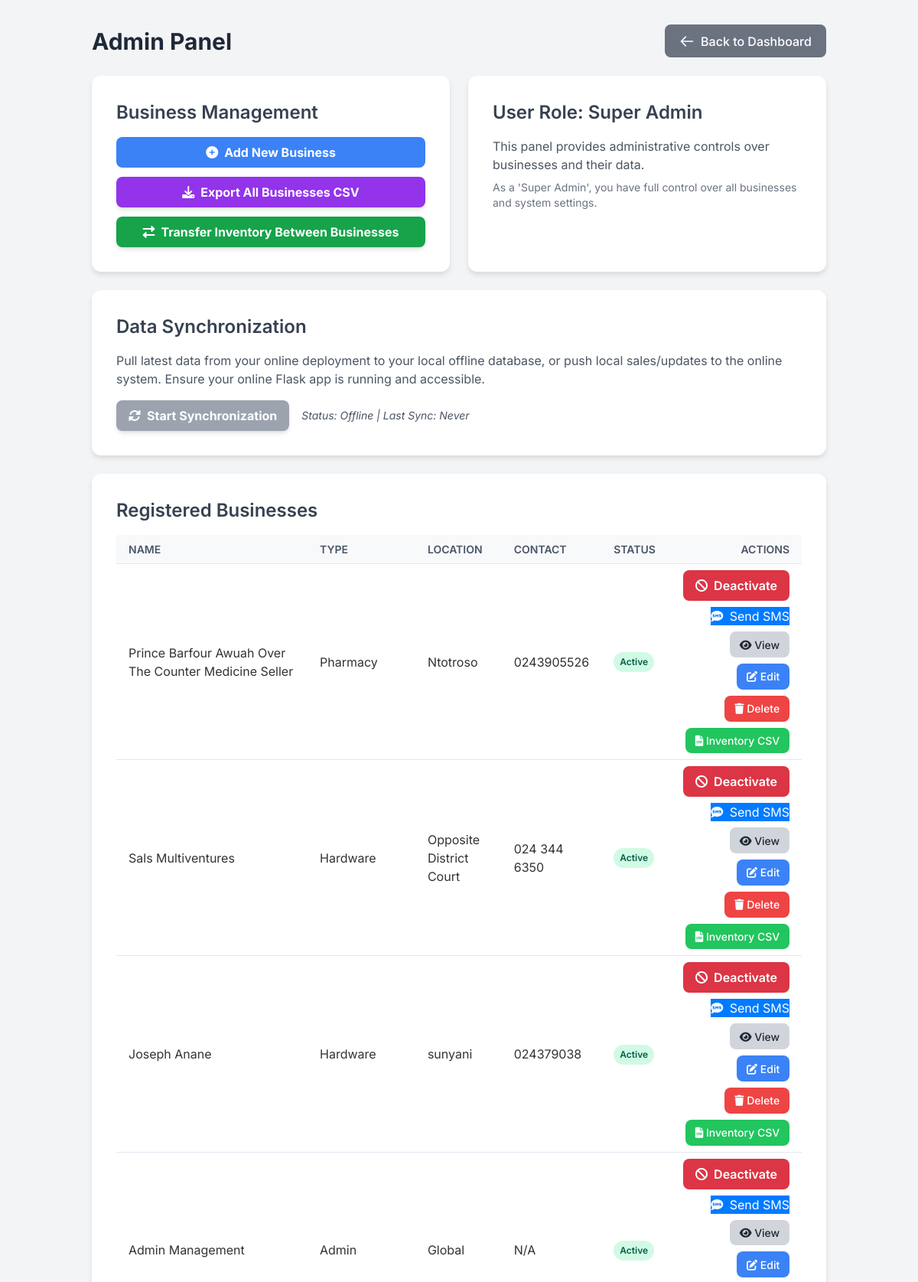
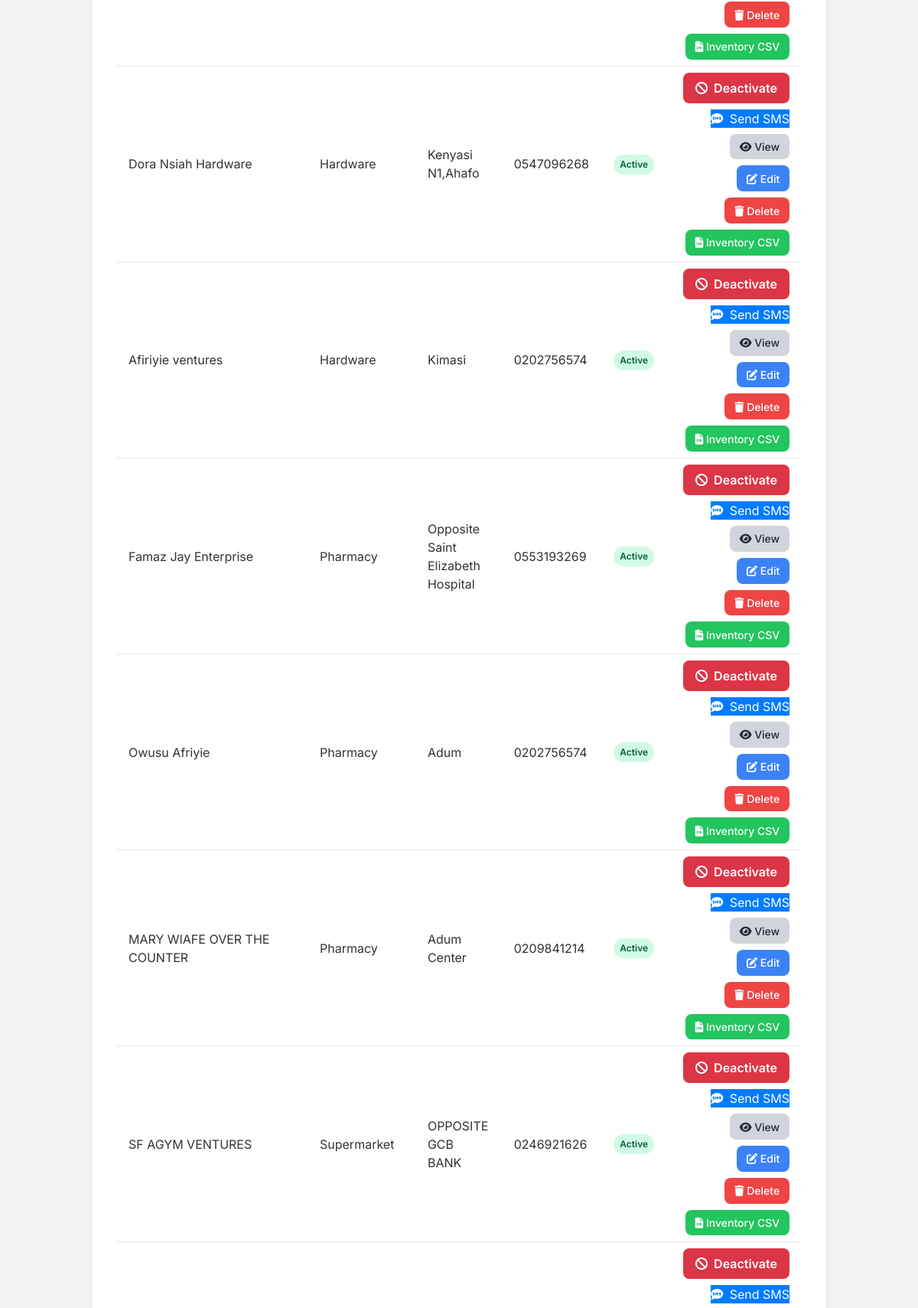
The page /super_admin_dashboard (signed in, upper part) on the database its author committed (2 pictures, top to bottom).
### models.py (models this page shows, shortened)
class Business(db.Model):
    __tablename__ = 'businesses'
    id = db.Column(db.String(36), primary_key=True, default=lambda: str(uuid.uuid4()))
    name = db.Column(db.String(100), unique=True, nullable=False)
    type = db.Column(db.String(50), nullable=False)
    address = db.Column(db.String(200), nullable=True)
    location = db.Column(db.String(100), nullable=True)
    contact = db.Column(db.String(50), nullable=True)
    email = db.Column(db.String(120), nullable=True)
    is_active = db.Column(db.Boolean, default=True)
    last_synced_at = db.Column(db.DateTime, default=datetime.utcnow)
    remote_id = db.Column(db.String(36), nullable=True, unique=True)
    users = db.relationship('User', back_populates='business', lazy=True)
    inventory_items = db.relationship('InventoryItem', back_populates='business', lazy=True)
    sales_records = db.relationship('SalesRecord', back_populates='business', lazy=True)
    rental_records = db.relationship('RentalRecord', back_populates='business', lazy=True)
    creditors = db.relationship('Creditor', back_populates='business', lazy=True)
    debtors = db.relationship('Debtor', back_populates='business', lazy=True)
    hirable_items = db.relationship('HirableItem', back_populates='business', lazy=True)
    future_orders = db.relationship('FutureOrder', back_populates='business', lazy=True)
    company_transactions = db.relationship('CompanyTransaction', back_populates='business', lazy=True)

### app.py (the view)
    @app.route('/super_admin_dashboard')
    @login_required
    @roles_required('super_admin')
    def super_admin_dashboard():
        all_businesses = Business.query.all()
        all_users = User.query.all()
        return render_template('super_admin_dashboard.html',
                            businesses=all_businesses, # Ensure this is passed
                            users=all_users,           # Ensure this is passed
                            user_role=session.get('role'),
                            current_year=datetime.now().year)

### templates/super_admin_dashboard.html (shortened to what this page needs)
<!DOCTYPE html>
<html lang="en">
<head>
    <script src="https://cdn.tailwindcss.com"></script>
    <link href="https://cdnjs.cloudflare.com/ajax/libs/font-awesome/6.0.0-beta3/css/all.min.css" rel="stylesheet">
</head>
<body class="bg-gray-100 min-h-screen">
    <div class="container py-8">
        <div class="flex justify-between items-center mb-6">
            <h1 class="text-3xl font-bold text-gray-800">Admin Panel</h1>
            <a href="{{ url_for('dashboard') }}" class="btn btn-secondary flex items-center">
                <svg class="w-5 h-5 mr-2" fill="none" stroke="currentColor" viewBox="0 0 24 24" xmlns="http://www.w3.org/2000/svg"><path stroke-linecap="round" stroke-linejoin="round" stroke-width="2" d="M10 19l-7-7m0 0l7-7m-7 7h18"></path></svg>
                Back to Dashboard
            </a>
        </div>
        <div class="grid grid-cols-1 md:grid-cols-2 gap-6 mb-6">
            <div class="card">
                <h2 class="text-2xl font-semibold mb-4 text-gray-700">Business Management</h2>
                <div class="space-y-3">
                    <a href="{{ url_for('add_business') }}" class="block w-full bg-blue-500 hover:bg-blue-600 text-white font-bold py-2 px-4 rounded-lg text-center transition duration-200 flex items-center justify-center">
                        <i class="fas fa-plus-circle mr-2"></i> Add New Business
                    </a>
                    <a href="{{ url_for('download_businesses_csv') }}" class="block w-full bg-purple-600 hover:bg-purple-700 text-white font-bold py-2 px-4 rounded-lg shadow-md transition duration-200 flex items-center justify-center">
                        <i class="fas fa-download mr-2"></i> Export All Businesses CSV
                    </a>
                    <a href="{{ url_for('transfer_inventory') }}" class="block w-full bg-green-600 hover:bg-green-700 text-white font-bold py-2 px-4 rounded-lg shadow-md transition duration-200 flex items-center justify-center">
                        <i class="fas fa-exchange-alt mr-2"></i> Transfer Inventory Between Businesses
                    </a>
                </div>
            </div>
            <div class="card">
                <h2 class="text-2xl font-semibold mb-4 text-gray-700">User Role: {{ user_role.replace('_', ' ').title() }}</h2>
                <p class="text-gray-600">This panel provides administrative controls over businesses and their data.</p>
                {% if user_role == 'admin' %}
                <p class="text-sm text-gray-500 mt-2">As an 'Admin', you have full control over your assigned business and limited access to super admin features.</p>
                {% else %}
                <p class="text-sm text-gray-500 mt-2">As a 'Super Admin', you have full control over all businesses and system settings.</p>
                {% endif %}
            </div>
            <div class="card md:col-span-2">
                <h2 class="text-2xl font-semibold mb-4 text-gray-700">Data Synchronization</h2>
                <p class="text-gray-600 mb-4">Pull latest data from your online deployment to your local offline database, or push local sales/updates to the online system. Ensure your online Flask app is running and accessible.</p>
                <form action="{{ url_for('sync_businesses') }}" method="POST" id="syncForm" class="flex flex-wrap items-center gap-4">
                    <button type="submit" id="syncButton" class="bg-blue-600 hover:bg-blue-700 text-white font-bold py-2 px-4 rounded-lg shadow-md transition duration-300 ease-in-out flex items-center justify-center">
                        <i class="fas fa-sync-alt mr-2"></i> Start Synchronization
                    </button>
                    <span id="syncStatus" class="text-gray-600 text-sm italic">Status: Offline | Last Sync: Never</span>
                </form>
            </div>
        </div>
        <div class="card table-container">
            <h2 class="text-2xl font-semibold mb-4 text-gray-700">Registered Businesses</h2>
            {% if businesses %}
            <table>
                <thead>
                    <tr>
                        <th class="py-2 px-4 border-b">Name</th>
                        <th class="py-2 px-4 border-b">Type</th>
                        <th class="py-2 px-4 border-b">Location</th>
                        <th class="py-2 px-4 border-b">Contact</th>
                        <th class="py-2 px-4 border-b">Status</th>
                        <th class="py-2 px-4 border-b text-right">Actions</th>
                    </tr>
                </thead>
                <tbody>
                    {% for business in businesses %}
                    <tr>
                        <td class="py-2 px-4 border-b">{{ business.name }}</td>
                        <td class="py-2 px-4 border-b">{{ business.type }}</td>
                        <td class="py-2 px-4 border-b">{{ business.location }}</td>
                        <td class="py-2 px-4 border-b">{{ business.contact }}</td>
                        <td class="py-2 px-4 border-b">
                            <span class="status-badge {% if business.is_active %}status-active{% else %}status-inactive{% endif %}">
                                {{ "Active" if business.is_active else "Inactive" }}
                            </span>
                        </td>
                        <td class="py-2 px-4 border-b text-right">
                            <div class="action-buttons">
                                <form action="{{ url_for('toggle_business_active', business_id=business.id) }}" method="POST" class="inline-block" onsubmit="return confirm('Are you sure you want to {{ 'deactivate' if business.is_active else 'activate' }} this business?');">
                                    <button type="submit" class="btn-toggle {% if business.is_active %}btn-deactivate{% else %}btn-activate{% endif %}">
                                        <i class="fas {% if business.is_active %}fa-ban{% else %}fa-check-circle{% endif %} mr-1"></i>
                                        {{ "Deactivate" if business.is_active else "Activate" }}
                                    </button>
                                </form>
                                <form action="{{ url_for('send_payment_due_sms', business_id=business.id) }}" method="POST" class="inline-block" onsubmit="return confirm('Send a payment due SMS to {{ business.name }}?');">
                                    <button type="submit" class="btn-sms">
                                        <i class="fas fa-sms mr-1"></i> Send SMS
                                    </button>
                                </form>
                                <a href="{{ url_for('view_business_details', business_id=business.id) }}" class="bg-gray-300 hover:bg-gray-400 text-gray-800 btn">
                                    <i class="fas fa-eye"></i> View
                                </a>
                                <a href="{{ url_for('edit_business', business_id=business.id) }}" class="bg-blue-500 hover:bg-blue-600 text-white btn">
                                    <i class="fas fa-edit"></i> Edit
                                </a>
                                <form action="{{ url_for('delete_business', business_id=business.id) }}" method="POST" class="inline-block" onsubmit="return confirm('Are you sure you want to delete {{ business.name }} and ALL its associated data? This action cannot be undone.');">
                                    <button type="submit" class="bg-red-500 hover:bg-red-600 text-white btn">
                                        <i class="fas fa-trash"></i> Delete
                                    </button>
                                </form>
                                <a href="{{ url_for('download_inventory_csv', business_id=business.id) }}" class="bg-green-500 hover:bg-green-600 text-white btn">
                                    <i class="fas fa-file-csv"></i> Inventory CSV
                                </a>
                            </div>
                        </td>
                    </tr>
                    {% endfor %}
                </tbody>
            </table>
            {% else %}
            <p class="text-gray-600">No businesses registered yet. Add a new business to get started.</p>
            {% endif %}
        </div>
    </div>
</body>
</html>

### templates/super_admin_dashboard.html (style rules this page uses)
body { font-family: 'Inter', sans-serif; background-color: #f4f7f6; color: #333; }
.container { max-width: 1000px; margin: 0 auto; padding: 2rem; }
.card { background-color: #ffffff; border-radius: 0.75rem; box-shadow: 0 4px 6px rgba(0, 0, 0, 0.1); padding: 2rem; }
.btn { padding: 0.6rem 1.2rem; border-radius: 0.5rem; font-weight: 500; transition: all 0.2s ease-in-out; }
.btn-secondary { background-color: #6B7280; color: white; }
.table-container { overflow-x: auto; -webkit-overflow-scrolling: touch; }
table { width: 100%; min-width: 700px; border-collapse: collapse; }
th, td { padding: 0.75rem; text-align: left; border-bottom: 1px solid #e2e8f0; }
th { background-color: #f8f9fa; font-weight: 600; color: #4a5568; text-transform: uppercase; font-size: 0.875rem; }
.action-buttons { display: flex; gap: 0.5rem; flex-wrap: wrap; justify-content: flex-end; }
.action-buttons .btn { padding: 0.4rem 0.8rem; font-size: 0.875rem; }
.status-badge { padding: 0.25rem 0.5rem; border-radius: 9999px; font-size: 0.75rem; font-weight: 600; display: inline-block; }
.status-active { background-color: #d1fae5; color: #065f46; }
.btn-toggle { padding: 0.5rem 1rem; border-radius: 0.5rem; font-weight: 600; transition: all 0.2s ease-in-out; cursor: pointer; border: none; white-space: nowrap; }
.btn-deactivate { background-color: #dc3545; color: #fff; }
.btn-sms { background-color: #007bff; color: #fff; }

### rows shown on the page
Business: name "Prince Barfour Awuah Over The Counter Medicine Seller", type "Pharmacy", location "Ntotroso", contact "0243905526", is_active "Active", is_active "Deactivate"
Business: name "Sals Multiventures", type "Hardware", location "Opposite District Court", contact "024 344 6350", is_active "Active", is_active "Deactivate"
Business: name "Joseph Anane", type "Hardware", location "sunyani", contact "024379038", is_active "Active", is_active "Deactivate"
Business: name "Admin Management", type "Admin", location "Global", contact "N/A", is_active "Active", is_active "Deactivate"
Business: name "Dora Nsiah Hardware", type "Hardware", location "Kenyasi N1,Ahafo", contact "0547096268", is_active "Active", is_active "Deactivate"
Business: name "Afiriyie ventures", type "Hardware", location "Kimasi", contact "0202756574", is_active "Active", is_active "Deactivate"
Business: name "Famaz Jay Enterprise", type "Pharmacy", location "Opposite Saint Elizabeth Hospital", contact "0553193269", is_active "Active", is_active "Deactivate"
Business: name "Owusu Afriyie", type "Pharmacy", location "Adum", contact "0202756574", is_active "Active", is_active "Deactivate"
Business: name "MARY WIAFE OVER THE COUNTER", type "Pharmacy", location "Adum Center", contact "0209841214", is_active "Active", is_active "Deactivate"
Business: name "SF AGYM VENTURES", type "Supermarket", location "OPPOSITE GCB BANK", contact "0246921626", is_active "Active", is_active "Deactivate"
Business: is_active "Deactivate"

### other values the page prints
{{ user_role.replace('_', ' ').title() }} "Super Admin"
